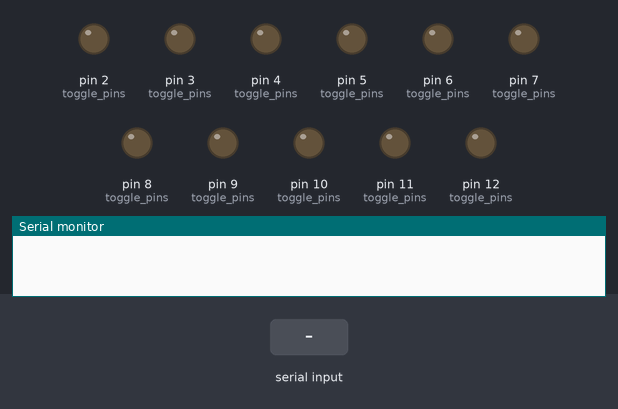
Simulated run of this sketch. Board: Arduino Uno, built with avr-gcc and run on an emulated ATmega328P. On the bench: output pins drawn as LEDs (lit = HIGH), the last lines printed to the serial monitor. Inputs (shaded band) come from the test bench.

Above: at 1.2 s.
1.3 s: "5\n" received over Serial
At 1.7 s:
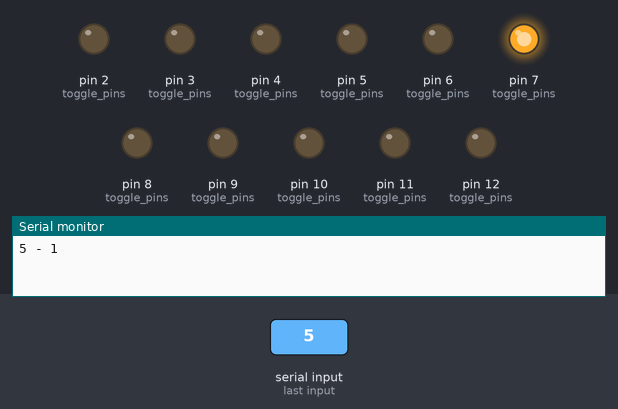
2.9 s: "1,90\n" received over Serial
At 4.1 s:
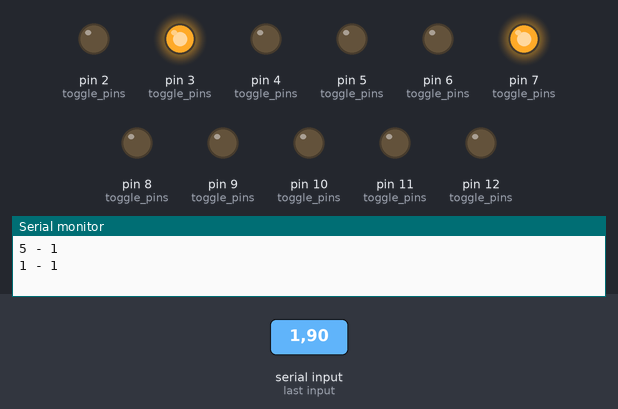
4.5 s: "5\n" received over Serial
At 5.3 s:
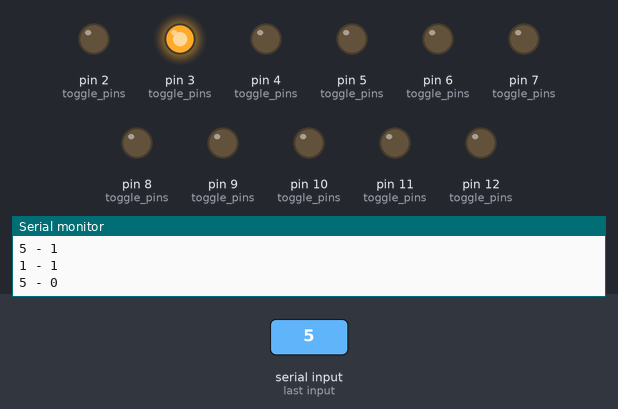
6.1 s: "1,90,45\n" received over Serial
At 6.7 s:
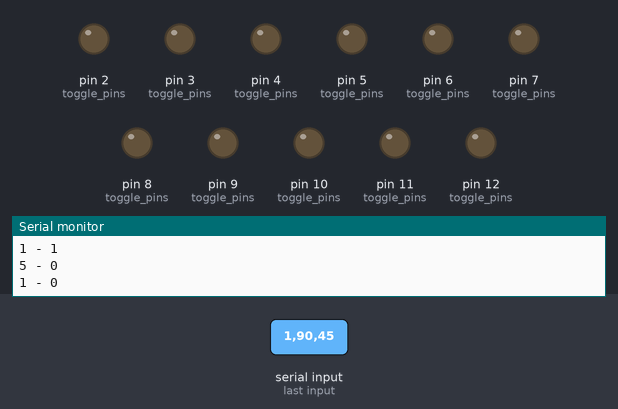
Timing chart, 0 to 8.7 s (numbered marks = the images above; inputs shaded):
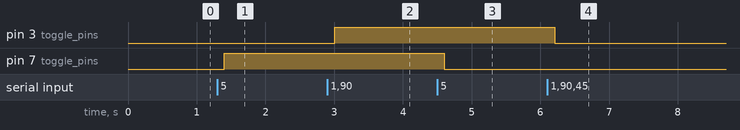

The sketch:

rillo_tryout_arduino.ino
```cpp
byte toggle_pins[11][2] = {{2,0}, {3,0}, {4,0}, {5,0}, {6,0}, {7,0}, {8,0}, {9,0}, {10,0}, {11,0}, {12,0}};
String input = "idle";
bool estado_actual;

void setup() {
  // put your setup code here, to run once:

  for(int pin = 0; pin <= 11; pin++){
        pinMode(toggle_pins[pin][0], OUTPUT);
        digitalWrite(toggle_pins[pin][0], LOW);
      }

  Serial.begin(9600);
  Serial.setTimeout(100);
}

void loop() {
  // put your main code here, to run repeatedly:

   if(Serial.available()>0){        // lee el puerto serial y almacena en estado
      input = Serial.readString();
    }

    input.trim(); //Limpia la entrada del puerto serial

    if(isDigit(input[0])){
      toggle_pins[input.toInt()][1] = !(toggle_pins[input.toInt()][1]);
      Serial.print(String(toggle_pins[input.toInt()][0] - 2));
      Serial.print(" - ");
      Serial.println(String(toggle_pins[input.toInt()][1]));
      digitalWrite(toggle_pins[input.toInt()][0], toggle_pins[input.toInt()][1]);
      //estado_actual = toggle_pins[input][1];

      input = "idle";
    }
}
```

Measured:
- after the input at 1.3 s, pin 7 (toggle_pins): LOW → HIGH after 0.10 s
- after the input at 2.9 s, pin 3 (toggle_pins): LOW → HIGH after 0.10 s
- after the input at 4.5 s, pin 7 (toggle_pins): HIGH → LOW after 0.10 s
- after the input at 6.1 s, pin 3 (toggle_pins): HIGH → LOW after 0.11 s
